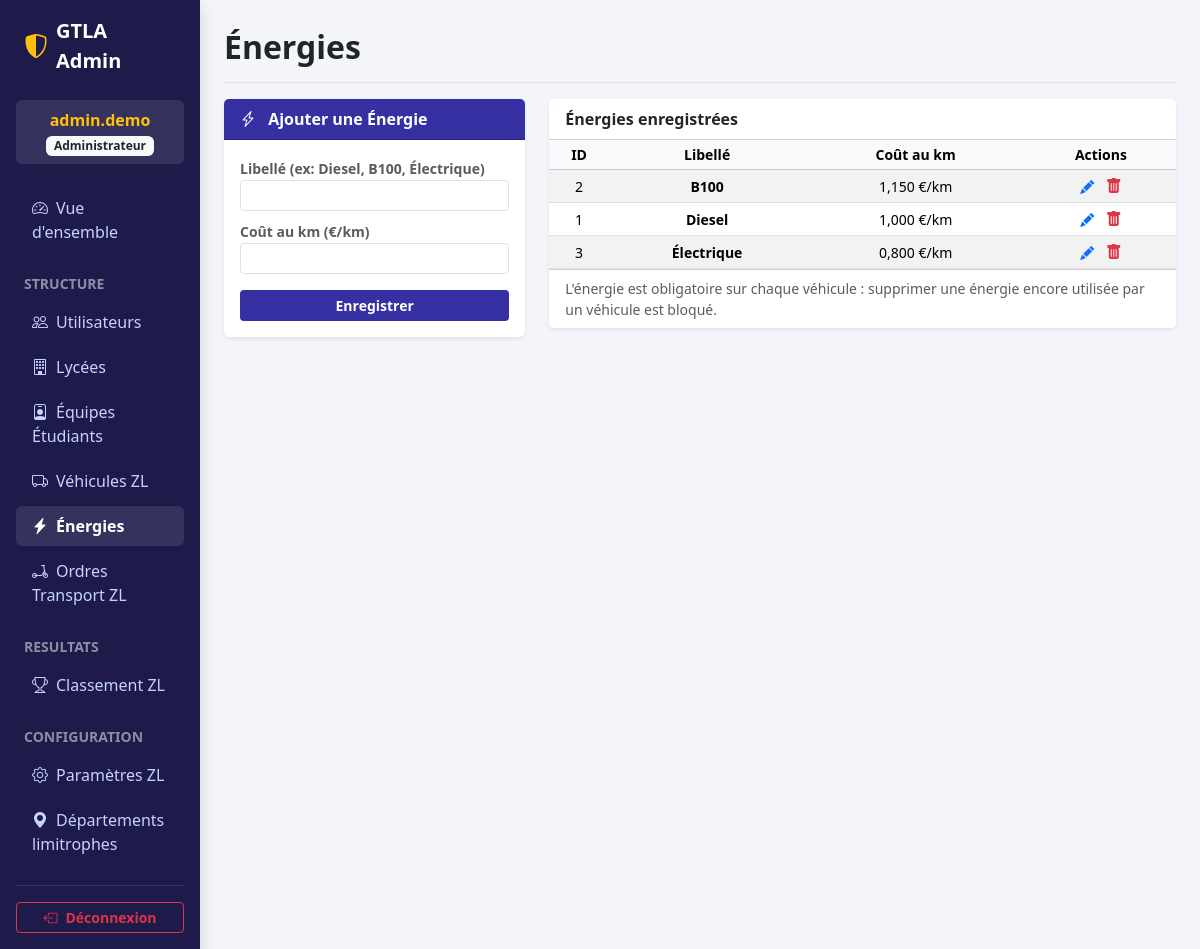
The page /admin/?section=energies (signed in) on the database its author committed.
### tables this page shows
CREATE TABLE `ref_energies` (
  `id_energie` int(11) NOT NULL,
  `libelle` varchar(30) NOT NULL,
  `cout_km` decimal(6,3) NOT NULL
);

### admin/includes/energies.php (the view, shortened to what this page needs)
<?php
$energies = $pdo->query("SELECT * FROM ref_energies ORDER BY libelle ASC")->fetchAll();
$edit_energie = null;
?>
<div class="row g-4">
    <div class="col-md-4">
        <div class="card border-0 shadow-sm">
            <div class="card-header bg-admin-header text-white fw-bold">
                <?= $edit_energie ? '<i class="bi bi-pencil-square me-2"></i> Modifier' : '<i class="bi bi-lightning-charge me-2"></i> Ajouter' ?> une Énergie
            </div>
            <div class="card-body">
                <form action="actions.php?action=save_energie" method="POST">
                    <div class="mb-2">
                        <label class="small fw-bold text-muted">Libellé (ex: Diesel, B100, Électrique)</label>
                        <input type="text" name="libelle" class="form-control form-control-sm" value="<?= htmlspecialchars($edit_energie['libelle'] ?? '') ?>" required>
                    </div>
                    <div class="mb-3">
                        <label class="small fw-bold text-muted">Coût au km (€/km)</label>
                        <input type="number" step="0.001" min="0" name="cout_km" class="form-control form-control-sm" value="<?= htmlspecialchars($edit_energie['cout_km'] ?? '') ?>" required>
                    </div>
                    <button type="submit" class="btn btn-indigo btn-sm w-100 fw-bold">Enregistrer</button>
                </form>
            </div>
        </div>
    </div>
    <div class="col-md-8">
        <div class="card border-0 shadow-sm">
            <div class="card-header bg-white fw-bold">Énergies enregistrées</div>
            <div class="table-responsive">
                <table class="table table-striped table-hover align-middle mb-0 table-sm small text-center">
                    <thead class="table-light">
                        <tr><th>ID</th><th>Libellé</th><th>Coût au km</th><th>Actions</th></tr>
                    </thead>
                    <tbody>
                        <?php foreach ($energies as $en): ?>
                        <tr>
                            <td><?= $en['id_energie'] ?></td>
                            <td class="fw-bold"><?= htmlspecialchars($en['libelle']) ?></td>
                            <td><?= number_format($en['cout_km'], 3, ',', ' ') ?> €/km</td>
                            <td>
                                <a href="?section=energies&edit=<?= $en['id_energie'] ?>" class="text-primary me-2"><i class="bi bi-pencil-fill"></i></a>
                                <form action="actions.php" method="POST" class="d-inline" onsubmit="return confirm('Supprimer cette énergie ?');">
                                    <button type="submit" class="btn btn-link text-danger p-0 border-0 align-baseline"><i class="bi bi-trash-fill"></i></button>
                                </form>
                            </td>
                        </tr>
                        <?php endforeach; ?>
                    </tbody>
                </table>
            </div>
            <div class="card-footer bg-white small text-muted">L'énergie est obligatoire sur chaque véhicule : supprimer une énergie encore utilisée par un véhicule est bloqué.</div>
        </div>
    </div>
</div>

### admin/index.php (style rules this page uses)
:root { --admin-primary: #3730a3; --admin-sidebar: #1e1b4b; --admin-light: #f4f5fa; }
body { background-color: var(--admin-light); }
.bg-admin-header { background-color: var(--admin-primary) !important; }
.btn-indigo { background-color: var(--admin-primary); color: white; }

### rows shown on the page
ref_energies: id_energie "2", libelle "B100", cout_km "1,150"
ref_energies: id_energie "1", libelle "Diesel", cout_km "1,000"
ref_energies: id_energie "3", libelle "Électrique", cout_km "0,800"

### other values the page prints
$_SESSION['admin_identifiant'] "admin.demo"
$_SESSION['admin_role'] "Administrateur"
